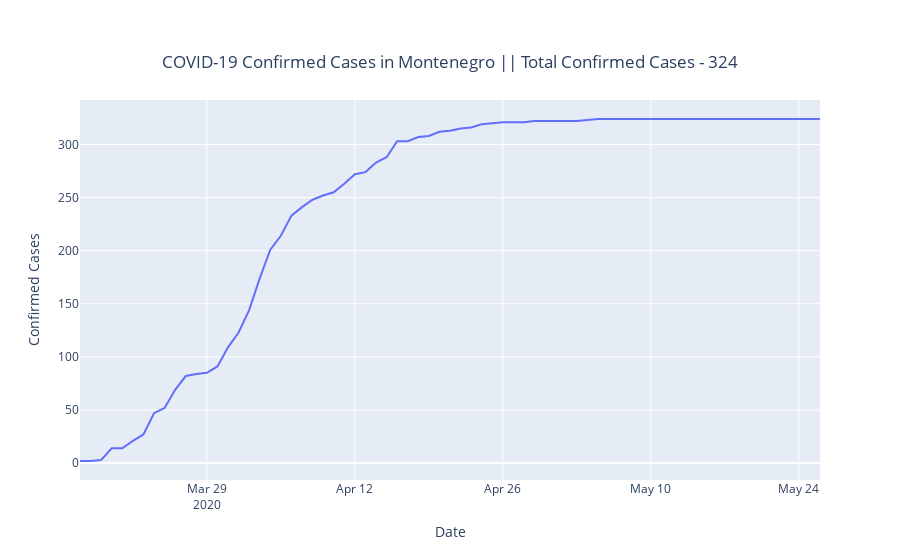

Here is the notebook cell this chart was saved with:
### Markdown cell above
# Total Confirmed Cases

### Code cell
x = date_objects
y = confirmed_list
fig = go.Figure(data=go.Scatter(x=x, y=y))
yLabelTitle(fig,y)
fig.show()

### Figure 1 — Plotly figure (JSON) as saved in the notebook; plotly's stock layout.template omitted (floating-point values rounded to 4 significant figures)
{"data": [{"type": "scatter", "x": ["2020-03-17", "2020-03-18", "2020-03-19", "2020-03-20", "2020-03-21", "2020-03-22", "2020-03-23", "2020-03-24", "2020-03-25", "2020-03-26", "2020-03-27", "2020-03-28", "2020-03-29", "2020-03-30", "2020-03-31", "2020-04-01", "2020-04-02", "2020-04-03", "2020-04-04", "2020-04-05", "2020-04-06", "2020-04-07", "2020-04-08", "2020-04-09", "2020-04-10", "2020-04-11", "2020-04-12", "2020-04-13", "2020-04-14", "2020-04-15", "2020-04-16", "2020-04-17", "2020-04-18", "2020-04-19", "2020-04-20", "2020-04-21", "2020-04-22", "2020-04-23", "2020-04-24", "2020-04-25", "2020-04-26", "2020-04-27", "2020-04-28", "2020-04-29", "2020-04-30", "2020-05-01", "2020-05-02", "2020-05-03", "2020-05-04", "2020-05-05", "2020-05-06", "2020-05-07", "2020-05-08", "2020-05-09", "2020-05-10", "2020-05-11", "2020-05-12", "2020-05-13", "2020-05-14", "2020-05-15", "2020-05-16", "2020-05-17", "2020-05-18", "2020-05-19", "2020-05-20", "2020-05-21", "2020-05-22", "2020-05-23", "2020-05-24", "2020-05-25", "2020-05-26"], "y": [2, 2, 3, 14, 14, 21, 27, 47, 52, 69, 82, 84, 85, 91, 109, 123, 144, 174, 201, 214, 233, 241, 248, 252, 255, 263, 272, 274, 283, 288, 303, 303, 307, 308, 312, 313, 315, 316, 319, 320, 321, 321, 321, 322, 322, 322, 322, 322, 323, 324, 324, 324, 324, 324, 324, 324, 324, 324, 324, 324, 324, 324, 324, 324, 324, 324, 324, 324, 324, 324, 324]}], "layout": {"hovermode": "x", "title": {"text": "COVID-19 Confirmed Cases in Montenegro || Total Confirmed Cases - 324  ", "x": 0.5, "xanchor": "center", "y": 0.9, "yanchor": "top"}, "xaxis": {"title": {"text": "Date"}}, "yaxis": {"title": {"text": "Confirmed Cases"}}}}
